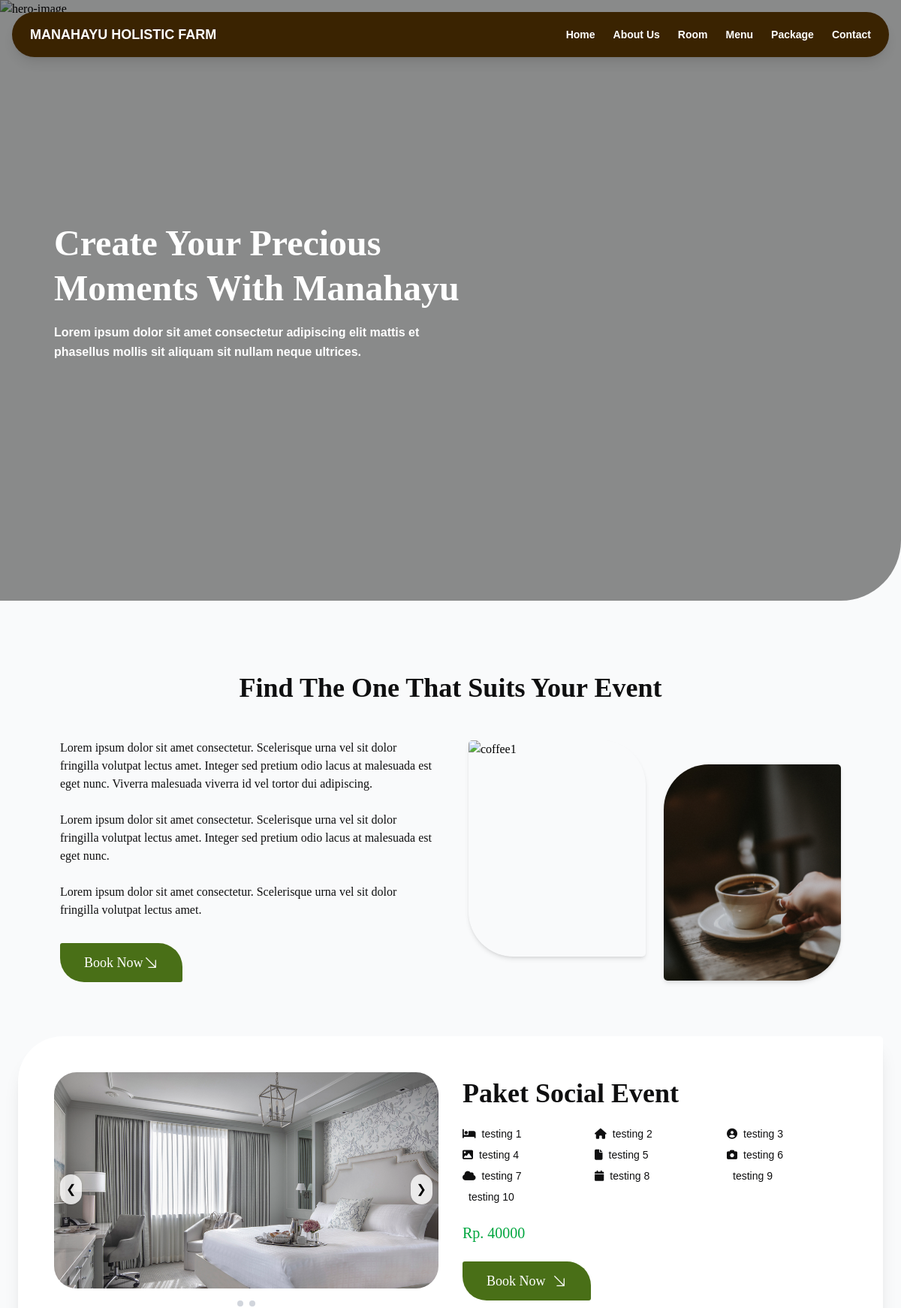
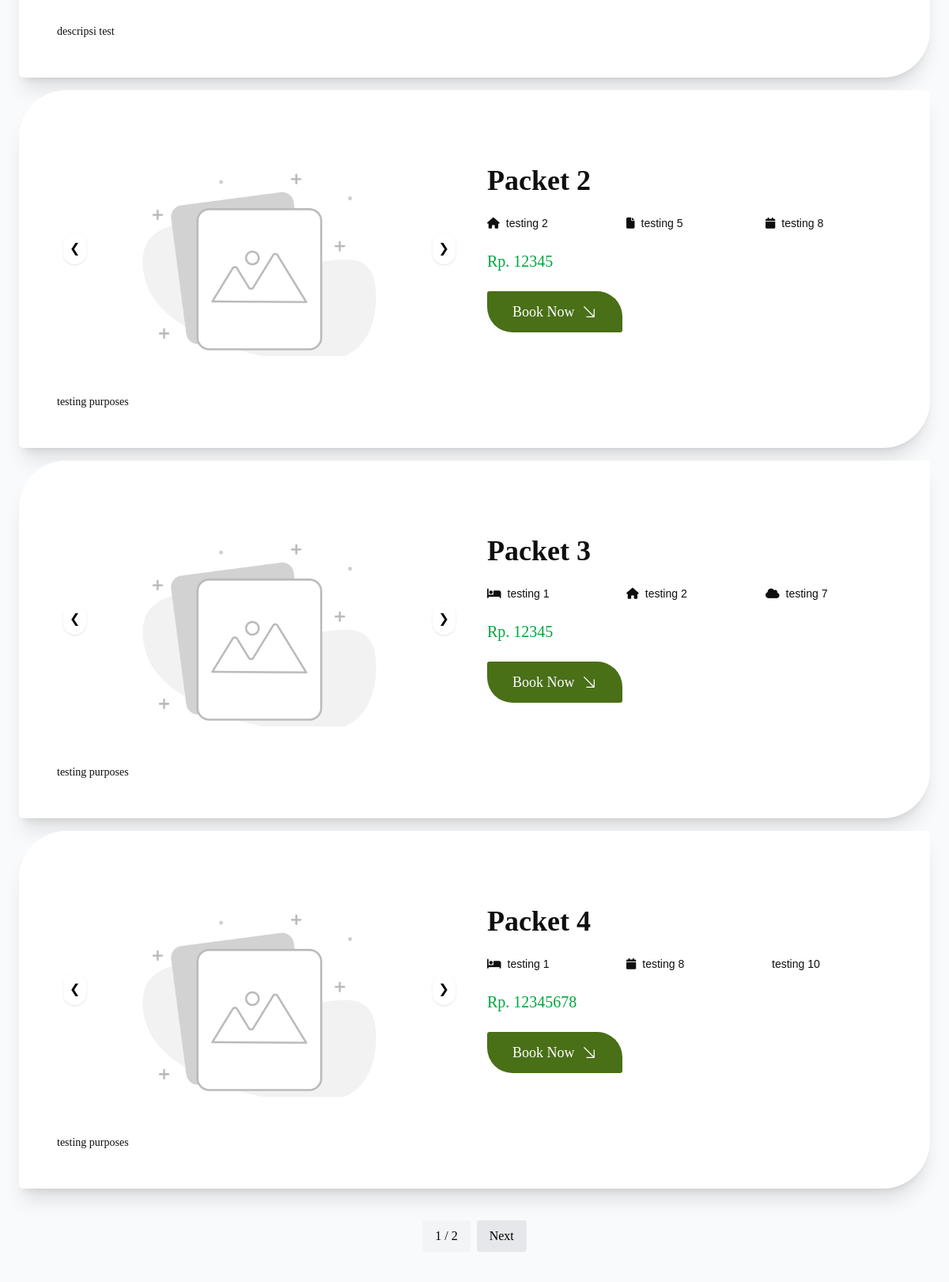
Screenshot of /package/ (upper part) with the database file from the repository (2 pictures, top to bottom).
### webapp/models.py (models this page shows, shortened)
class PackageImage(models.Model):
    package = models.ForeignKey(Package, on_delete=models.CASCADE, related_name='images')
    image = models.ImageField(upload_to='package_gallery/', null=True, blank=True)
    objects = ImageWithFileManager()

class Package(models.Model):
    name = models.CharField(max_length=255)
    description = models.TextField()
    price = models.DecimalField(max_digits=16, decimal_places=2)
    service = models.ManyToManyField(ServiceFeature, related_name='packages', blank=True)

class ServiceFeature(models.Model):
    name = models.CharField(max_length=100, unique=True)  # Nama fitur layanan
    icon_class = models.CharField(max_length=50, blank=True, null=True,)

### webapp/views.py (the view)
# urls.py: path('package/', views.package, name='package'),
def package(request):
    packages = Package.objects.all()
    paginator = Paginator(packages, 4) # 4 item per halaman (sesuaikan jumlahnya)
    page_number = request.GET.get('page')
    page_obj = paginator.get_page(page_number)
    context = {
        'packages': page_obj,
        'title':'Menu Kopi & Kuliner – Manahayu Holistic Farm | Nikmati Cita Rasa Alami'
    }
    return render(request, 'package/package.html', context)  # Mengarahkan ke template contact.html

### webapp/models.py (called while the page is built)
    def get_queryset(self):
        return super().get_queryset().exclude(image="").exclude(image__isnull=True)

### templates/package/package.html (shortened to what this page needs)
{% extends "base.html" %}
{% load static tailwind_tags %}
{% block konten %}
{% tailwind_css %}
<body class="overflow-x-hidden bg-white font-primary">
    <section id="Hero" class="relative w-full h-screen overflow-hidden bg-cover bg-center rounded-br-[80px]">
      <div class="absolute inset-0">
        <div class="absolute inset-0 bg-black/45"></div>
      </div>
      <div class="relative z-10 flex flex-col items-start justify-center h-full max-w-6xl px-6 mx-auto md:px-12 text-secondary">
        <h2 class="mb-4 text-4xl font-bold leading-tight md:text-5xl font-secondary">
          Create Your Precious<br>Moments With Manahayu
        </h2>
        <p class="mb-6 text-sm font-semibold leading-relaxed md:text-base font-primary">
          Lorem ipsum dolor sit amet consectetur adipiscing elit mattis et<br class="hidden md:block">
          phasellus mollis sit aliquam sit nullam neque ultrices.
        </p>
      </div>
    </section>
    <section class="px-6 py-16 md:px-20 md:py-24">
      <div class="mx-auto max-w-7xl">
        <div>
          <h2 class="mb-12 text-3xl font-semibold text-center font-secondary text-primary md:text-4xl">
            Find The One That Suits Your Event
          </h2>
        </div>
        <div class="flex flex-col-reverse items-center gap-12 md:grid md:grid-cols-2">
          <div class="text-primary">
            <p class="mb-6">
              Lorem ipsum dolor sit amet consectetur. Scelerisque urna vel sit dolor fringilla volutpat lectus amet.
              Integer sed pretium odio lacus at malesuada est eget nunc. Viverra malesuada viverra id vel tortor dui adipiscing.
            </p>
            <p class="mb-6">
              Lorem ipsum dolor sit amet consectetur. Scelerisque urna vel sit dolor fringilla volutpat lectus amet.
              Integer sed pretium odio lacus at malesuada est eget nunc.
            </p>
            <p class="mb-8">
              Lorem ipsum dolor sit amet consectetur. Scelerisque urna vel sit dolor fringilla volutpat lectus amet.
            </p>
            <a href="{% url 'reservation_package' %}">
              <button class="inline-flex items-center bg-secondary text-white text-lg font-medium rounded-tr-[32px] rounded-bl-[32px] rounded-tl-[3px] rounded-br-[3px] px-8 py-3 hover:scale-105 transition">
                Book Now
                <svg
                xmlns="http://www.w3.org/2000/svg"
                fill="none"
                viewBox="0 0 24 24"
                stroke-width="1.5"
                stroke="currentColor"
                class="size-5 w-5 h-5 font-bold">
                    <path
                    stroke-linecap="round"
                    stroke-linejoin="round"
                    d="m4.5 4.5 15 15m0 0V8.25m0 11.25H8.25" />
                </svg>
              </button>
            </a>
          </div>
          <div class="flex flex-col w-full gap-6 sm:flex-row sm:justify-center">
            <img src="https://png.pngtree.com/thumb_back/fh260/background/20210911/pngtree-coffee-drink-coffee-beans-scattered-on-the-table-image_857185.jpg"
              alt="coffee1"
              class="object-cover w-full sm:w-1/2 h-64 md:h-72 rounded-bl-[60px] rounded-br-[5px] rounded-tl-[5px] rounded-tr-[60px]
              transition-transform duration-300 hover:scale-105 sm:-translate-y-4 shadow-md" />
            <img src="{% static 'img/kopicangkir.jpg' %}"
              alt="coffee2"
              class="object-cover w-full sm:w-1/2 h-64 md:h-72 rounded-br-[60px] rounded-bl-[5px] rounded-tr-[5px] rounded-tl-[60px]
              transition-transform duration-300 hover:scale-105 sm:translate-y-4 shadow-md" />
          </div>
        </div>
      </div>
    </section>
<section class="relative z-20 -mt-6 px-4 bg-transparent mb-10">
  {% for package in packages %}
  <div class="relative z-30 mb-4 px-4 py-4 max-w-6xl mx-auto bg-white rounded-tl-[60px] rounded-br-[60px] rounded-bl-[5px] rounded-tr-[5px] shadow-xl">
    <div class="flex flex-col items-center gap-8 p-8 md:flex-row">
      <div class="relative md:w-1/2 carousel-instance" data-id="{{ package.id }}">
        <div class="relative overflow-hidden rounded-[30px] h-64 md:h-72">
          <div class="carouselImages flex transition-transform duration-500 ease-in-out w-full"
          data-image-list='[{% for image in package.images.all %}"{{ image.image.url }}"{% if not forloop.last %},{% endif %}{% endfor %}]'>
            {% for image in package.images.all %}
              {% if image.image %}
                <img src="{{ image.image.url }}" class="flex-shrink-0 object-cover w-full h-full cursor-pointer hover:opacity-80 transition"
                alt="package image" data-group-id="carousel-{{ package.id }}"  onclick="triggerCarouselModal(this)" />
                {% else %}
                <div><img src="{% static 'img/placeholder_image.jpg' %}" class="flex-shrink-0 object-cover w-full h-full" alt="no image available for {{ package.name }}"></div>
                {% endif %}
                {% empty %}
                  <div><img src="{% static 'img/placeholder_image.jpg' %}" class="flex-shrink-0 object-cover w-full h-full" alt="no image available for {{ package.name }}"></div>
            {% endfor %}
          </div>
        </div>
        <button class="absolute p-2 transform -translate-y-1/2 rounded-full shadow prev-slide left-2 top-1/2 bg-white/80">
          &#10094;
        </button>
        <button class="absolute p-2 transform -translate-y-1/2 rounded-full shadow next-slide right-2 top-1/2 bg-white/80">
          &#10095;
        </button>
        <div class="carouselIndicators flex justify-center mt-4 space-x-2">
          {% for image in package.images.all %}
          <span class="w-2 h-2 bg-gray-300 rounded-full"></span>
          {% endfor %}
        </div>
      </div>
      <div class="space-y-6 text-center md:w-1/2 text-primary md:text-left">
        <h2 class="text-4xl font-semibold font-secondary">{{ package.name }}</h2>
        <ul
          class="grid grid-cols-2 sm:grid-cols-2 md:grid-cols-2 lg:grid-cols-3
                gap-x-4 gap-y-2 text-sm font-primary justify-items-start">
          {% for service in package.service.all %}
            <li class="flex items-center gap-x-2">
              <i class="fa-solid {{ service.icon_class }}"></i>
              <span>{{ service.name }}</span>
            </li>
          {% empty %}
            <li class="flex items-center text-gray-500">
              <span>Tidak ada layanan</span>
            </li>
          {% endfor %}
        </ul>
        <p class="text-xl tex-medium text-green-600">Rp. {{ package.price|floatformat:0 }}</p>
        <form method="GET" action="{% url 'reservation_package' %}">
          <button type="submit" class="inline-flex items-center bg-secondary text-white text-lg font-medium rounded-tr-[32px] rounded-bl-[32px] rounded-tl-[3px] rounded-br-[3px] px-8 py-3 hover:scale-105 transition gap-2">
            Book Now
            <svg xmlns="http://www.w3.org/2000/svg" fill="none" viewBox="0 0 24 24" stroke-width="1.5" stroke="currentColor" class="size-5 w-5 h-5 font-bold">
              <path stroke-linecap="round" stroke-linejoin="round" d="m4.5 4.5 15 15m0 0V8.25m0 11.25H8.25" />
            </svg>
          </button>
        </form>
      </div>
    </div>
    <div class="px-8 pb-8 space-y-4 text-sm text-primary">
      <div class="description-wrapper">
        <p class="package-description break-words max-h-32 overflow-hidden"
          data-full-description="{{ package.description|escape }}">
          {{ package.description|truncatechars:150 }}
        </p>
      </div>
</div>
  </div>
  {% endfor %}
</section>
 <section id="paginasi">
 <div class="flex justify-center mt-10 mb-10">
  <div class="inline-flex space-x-2">
    <span class="px-4 py-2 bg-gray-100 rounded">
      {{ packages.number }} / {{ packages.paginator.num_pages }}
    </span>
    {% if packages.has_next %}
      <a href="?page={{ packages.next_page_number }}" class="px-4 py-2 bg-gray-200 rounded hover:bg-gray-300">Next</a>
    {% endif %}
  </div>
</div>
</section>
</body>
</html>
{% endblock %}

### rows the page displays
Package: name "Paket Social Event", price "40000", description "descripsi test"
PackageImage: image (picture)
ServiceFeature: name "testing 1"
ServiceFeature: name "testing 2"
ServiceFeature: name "testing 3"
ServiceFeature: name "testing 4"
ServiceFeature: name "testing 5"
ServiceFeature: name "testing 6"
ServiceFeature: name "testing 7"
ServiceFeature: name "testing 8"
ServiceFeature: name "testing 9"
ServiceFeature: name "testing 10"
Package: name "Packet 2", price "12345", description "testing purposes"
Package: name "Packet 3", price "12345", description "testing purposes"
Package: name "Packet 4", price "12345678", description "testing purposes"

### other values shown
{{ packages.number }} "1"
{{ packages.paginator.num_pages }} "2"
